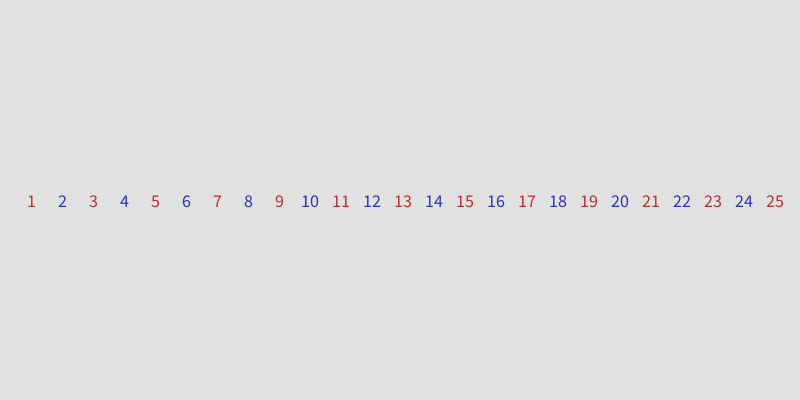
Frame 1 (no input)
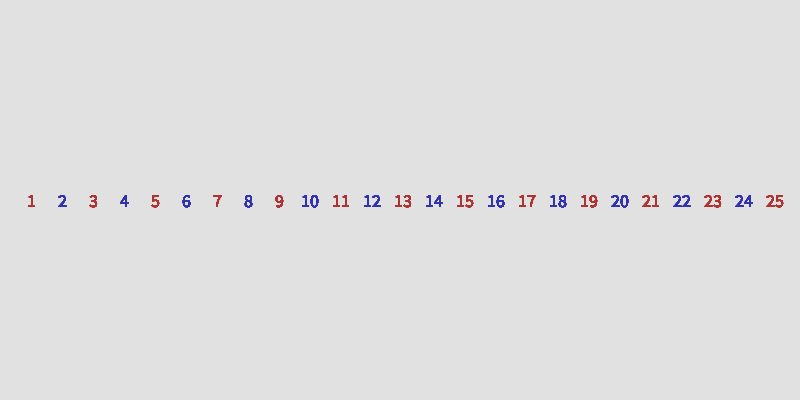
Frame 60 (the mouse pressed at the canvas centre just before this capture)
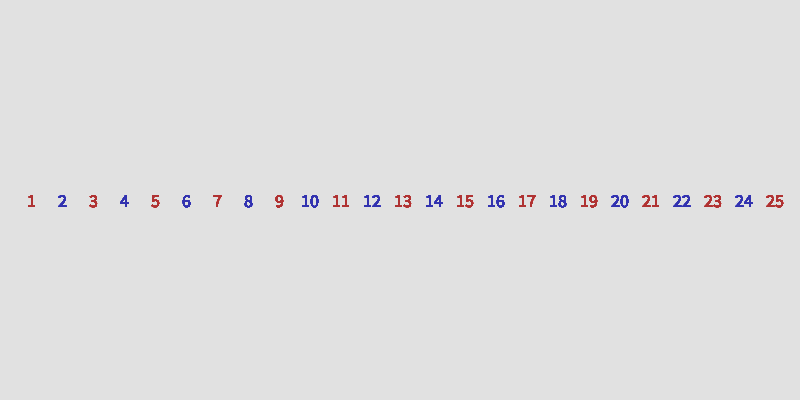
Frame 120 (the mouse held since frame 60 and released just before this capture)

The Processing sketch that drew these frames (run headless with seeded random() and noise(); from frame 60 on, the mouse is pressed at the canvas centre):

// Processing sketch: question_1
// ── question_1.pde
/*
Create a Processing program that draws the numbers 1 to 25 horizontally across the screen using the text()
command and a while loop. Make it so odd numbers are drawn in red and even numbers are drawn in blue.
*/

////////////////////////
// Global Variables
////////////////////////

final color oddColour = color(175,50,50);
final color evenColour = color(50,50,175);
final int totalNum = 25;

int spacer;
int xPOS;
color drawColour;


////////////////////////
// Setup
////////////////////////

void setup() {
    background(225);
    size(800, 400);

    spacer = (width - 20*25)/26;
    textSize(18);
    textAlign(CENTER, CENTER);
}

void draw(){
    drawNumbers();
}

void drawNumbers() {
    int drawCount = 1;
    while (drawCount <= 25) {
        drawColour = (drawCount % 2 == 0) ? evenColour : oddColour;
        xPOS = (spacer + 20)*drawCount;
        drawSingleNumber(xPOS, drawCount, drawColour);

        drawCount++;
    }
}

void drawSingleNumber(int x, int number, color colour) {
    fill(colour);
    text(number, x, height/2);
}
